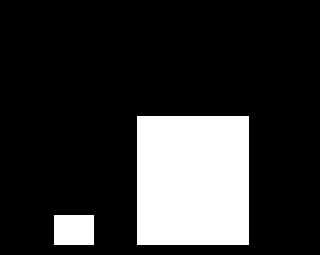
#> input picture debug_img_preproc_top_rectangles.png, 320 x 255 px, found by its file name
$ python get_dim_l.py   (Python 2 division)   (older library calls are emulated)
#> lines starting #> are read from the running program, lines starting #| are printed output that depends on the picture; after the words box and inside, x2 and y2 are one past the last pixel; in counts of white or black regions, pixels touching at a corner belong together
#> further down, img is the input picture: shape (255, 320, 3); 19.2% white; 2 white regions, box (x1, y1, x2, y2) and area: (137, 116, 249, 245) 14448, (54, 215, 94, 245) 1200
### rpi_script/util_image.py
import cv2
from scipy import ndimage

from disable_enable_print import *

def util_rotate_image(image, angle):
    return ndimage.rotate(image, angle, reshape=False)

toShowOutput = True
# [12 lines left out: function util_show_image, not called in this run]

def util_invert_image(img):
    return cv2.bitwise_not(img)


def util_write_image(_title, img):
    cv2.imwrite(_title, img)

def util_crop_image(img, beginX, lenX, beginY, lenY):
    cropped = img[beginY:beginY + lenY, beginX:beginX + lenX]
    return cropped

def util_crop_image(img, beginX, lenX, beginY, lenY):
    cropped = img[beginY:beginY + lenY, beginX:beginX + lenX]
    return cropped

# [4 lines left out: function util_read_as_gray_image, not called in this run]

### rpi_script/get_dim_l.py
# import the necessary packages
from scipy.spatial import distance as dist
from imutils import perspective
from imutils import contours
import numpy as np
import argparse
import imutils
import cv2

toShowOutput = False

from disable_enable_print import *
from util_image import *

def midpoint(ptA, ptB):
    return ((ptA[0] + ptB[0]) * 0.5, (ptA[1] + ptB[1]) * 0.5)

ref_width = 26.8 #VARIES

def get(image):
    # util_show_image('input: get_dim_l', image, 0)
    util_write_image('debug_get_dim_l_input.png',image)

    image = None

    image = cv2.imread('debug_get_dim_l_input.png')

    # gray = cv2.cvtColor(image, cv2.COLOR_BGR2GRAY)
    gray = image
    gray = cv2.GaussianBlur(gray, (7, 7), 0)
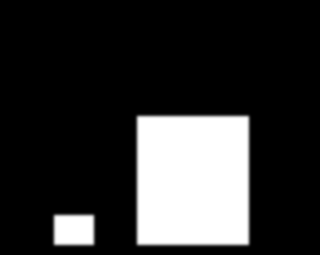
#> gray: shape (255, 320, 3); min 0, max 255, mean 48.9

    # perform edge detection, then perform a dilation + erosion to
    # close gaps in between object edges
    edged = cv2.Canny(gray, 50, 100)
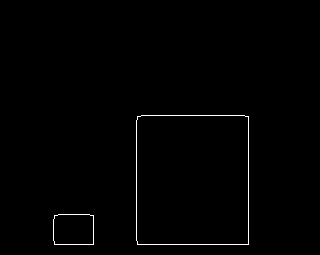
#> edged: shape (255, 320); 0.75% white in thin lines or dots, all inside (x1, y1, x2, y2) = (53, 115, 249, 245)
    edged = cv2.dilate(edged, None, iterations=1)
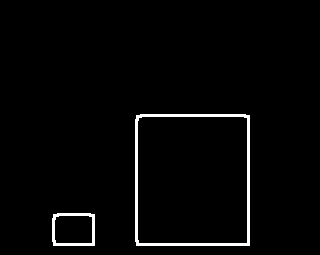
#> edged: shape (255, 320); 2.3% white; 2 white regions
    edged = cv2.erode(edged, None, iterations=1)

    # find contours in the edge map
    cnts = cv2.findContours(edged.copy(), cv2.RETR_EXTERNAL,
        cv2.CHAIN_APPROX_SIMPLE)
#> cnts = 2 contours; box (x1, y1, x2, y2) and area: (136, 115, 249, 245) 14433, (53, 214, 94, 245) 1185
    cnts = cnts[0] if imutils.is_cv2() else cnts[1]

    # sort the contours from left-to-right and initialize the
    # 'pixels per metric' calibration variable
    (cnts, _) = contours.sort_contours(cnts)
    pixelsPerMetric = None

    # loop over the contours individually
    _count = 0
    dimA = dimB = -1
    lastDimA = lastDimB = -1
    for c in cnts:
        # if the contour is not sufficiently large, ignore it
        if cv2.contourArea(c) < 2: #VARIES
            continue

        # compute the rotated bounding box of the contour
        orig = image.copy()
        box = cv2.minAreaRect(c)
        box = cv2.cv.BoxPoints(box) if imutils.is_cv2() else cv2.boxPoints(box)
        box = np.array(box, dtype="int")

        # order the points in the contour such that they appear
        # in top-left, top-right, bottom-right, and bottom-left
        # order, then draw the outline of the rotated bounding
        # box
        box = perspective.order_points(box)
        cv2.drawContours(orig, [box.astype("int")], -1, (0, 255, 0), 2)

        # loop over the original points and draw them
        for (x, y) in box:
            cv2.circle(orig, (int(x), int(y)), 5, (0, 0, 255), -1)

        # unpack the ordered bounding box, then compute the midpoint
        # between the top-left and top-right coordinates, followed by
        # the midpoint between bottom-left and bottom-right coordinates
        (tl, tr, br, bl) = box
        (tltrX, tltrY) = midpoint(tl, tr)
        (blbrX, blbrY) = midpoint(bl, br)

        # compute the midpoint between the top-left and top-right points,
        # followed by the midpoint between the top-righ and bottom-right
        (tlblX, tlblY) = midpoint(tl, bl)
        (trbrX, trbrY) = midpoint(tr, br)

        # draw the midpoints on the image
        cv2.circle(orig, (int(tltrX), int(tltrY)), 5, (255, 0, 0), -1)
        cv2.circle(orig, (int(blbrX), int(blbrY)), 5, (255, 0, 0), -1)
        cv2.circle(orig, (int(tlblX), int(tlblY)), 5, (255, 0, 0), -1)
        cv2.circle(orig, (int(trbrX), int(trbrY)), 5, (255, 0, 0), -1)

        # draw lines between the midpoints
        cv2.line(orig, (int(tltrX), int(tltrY)), (int(blbrX), int(blbrY)),
            (255, 0, 255), 2)
        cv2.line(orig, (int(tlblX), int(tlblY)), (int(trbrX), int(trbrY)),
            (255, 0, 255), 2)

        # compute the Euclidean distance between the midpoints
        dA = dist.euclidean((tltrX, tltrY), (blbrX, blbrY))
        dB = dist.euclidean((tlblX, tlblY), (trbrX, trbrY))

        # if the pixels per metric has not been initialized, then
        # compute it as the ratio of pixels to supplied metric
        # (in this case, inches)
        if pixelsPerMetric is None:
            pixelsPerMetric = dB / ref_width

        # compute the size of the object
        dimA = dA / pixelsPerMetric
        dimB = dB / pixelsPerMetric

        # draw the object sizes on the image
        cv2.putText(orig, "{:.1f}mm".format(dimA),
            (int(tltrX - 15), int(tltrY - 10)), cv2.FONT_HERSHEY_SIMPLEX,
            0.65, (255, 255, 255), 2)
        cv2.putText(orig, "{:.1f}mm".format(dimB),
            (int(trbrX + 10), int(trbrY)), cv2.FONT_HERSHEY_SIMPLEX,
            0.65, (255, 255, 255), 2)

        # show the output image
        util_write_image("debug_result_after_dimension_l_finding.png", orig)  #DEBUG_TRY
        print "L1: %s, L2: %s"%(round(dimA,2), round(dimB,2))
        if (lastDimA > dimA) and (lastDimB > dimB):
            continue

        lastDimA = dimA
        lastDimB = dimB
#> this loop made 2 passes
#> (tl, tr, br, bl, tltrX, tltrY, blbrX, blbrY) on pass 1: ([53, 214], [93, 214], [93, 244], [53, 244], 73, 214, 73, 244)
#> (tl, tr, br, bl, tltrX, tltrY, blbrX, blbrY) on pass 2: ([136, 115], [248, 115], [248, 244], [136, 244], 192, 115, 192, 244)
#| L1: 20.1, L2: 26.8
#| L1: 86.43, L2: 75.04
#> pass 1, in util_write_image (call 2), `cv2.imwrite(_title, img)`:
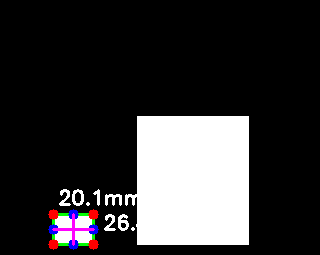
#> saved as debug_result_after_dimension_l_finding.png: shape (255, 320, 3); mean B, G, R 51.1, 50.3, 51.3
#> pass 2, in util_write_image (call 3), `cv2.imwrite(_title, img)`:
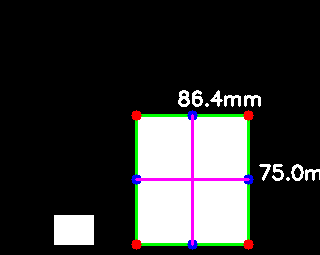
#> saved as debug_result_after_dimension_l_finding.png: shape (255, 320, 3); mean B, G, R 50.4, 51.1, 50.6
#> after the loop, pixelsPerMetric = 1.49
    print "output L1: %s, L2: %s"%(round(lastDimA,2), round(lastDimB,2))
#| output L1: 86.43, L2: 75.04
    return round(lastDimA,2), round(lastDimB,2)
    # return round(dimB,2), round(dimB,2)

if __name__ == '__main__':
    img_path = 'debug_img_preproc_top_rectangles.png' #top
    img = cv2.imread(img_path)
    l1,l2 = get(img)
#> l1 = 86.43; l2 = 75.04

$ run again, with Image.png copied over debug_img_preproc_top_rectangles.png
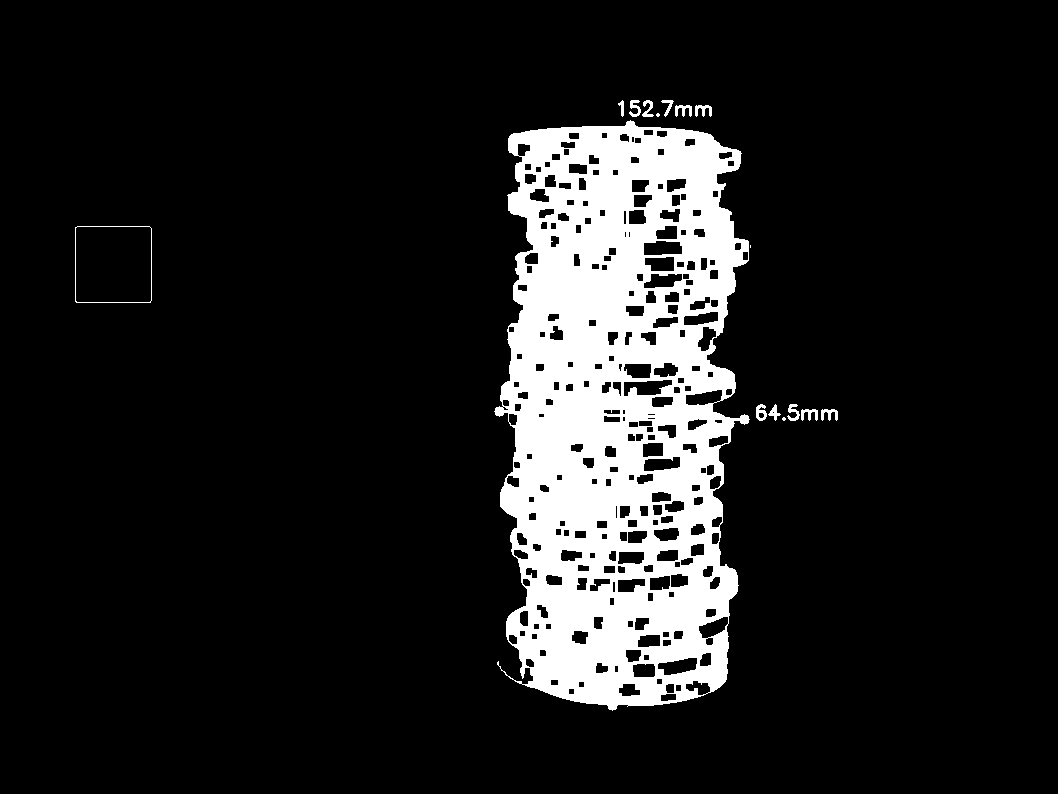
#> input picture Image.png, 1058 x 794 px, found by its file name
#> img is the input picture: shape (794, 1058, 3); 12.1% white; 16 white regions (3 under 20 px), largest, box (x1, y1, x2, y2) and area: (494, 120, 750, 711) 100436, (75, 226, 152, 303) 300, (675, 105, 692, 117) 120
#> in get, `edged = cv2.erode(edged, None, iterations=1)`:
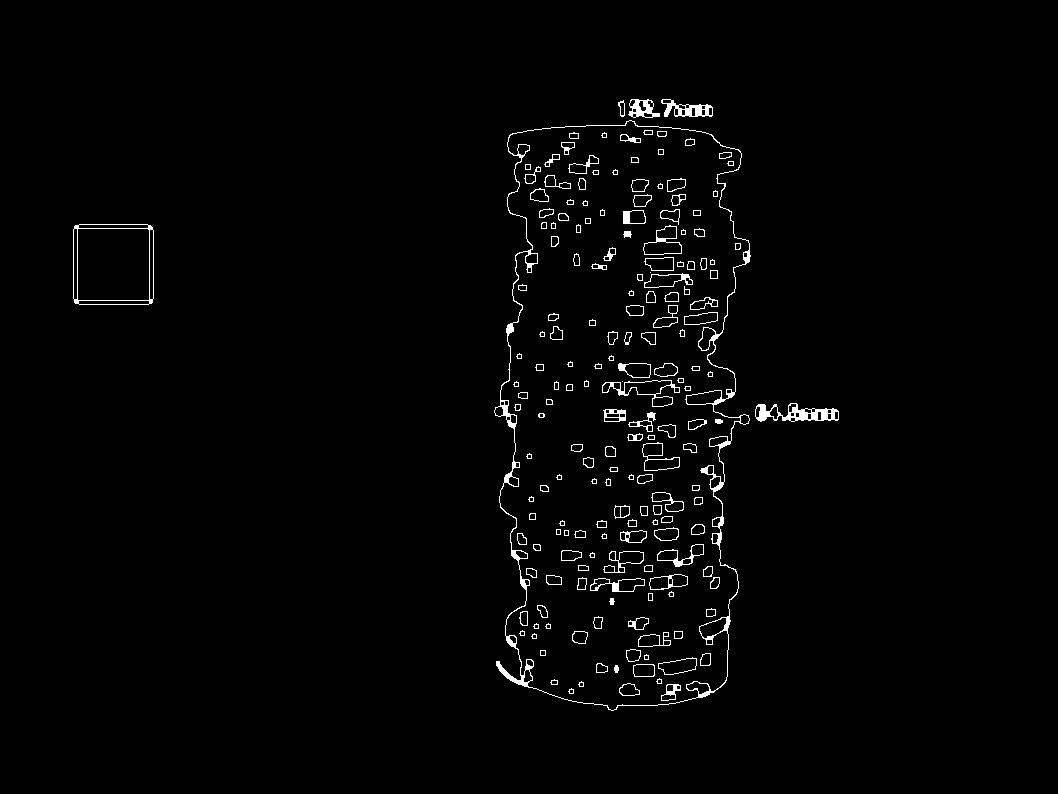
#> edged: shape (794, 1058); 1.7% white in thin lines or dots, all inside (x1, y1, x2, y2) = (73, 99, 839, 711)
#> cnts = 6 contours; box (x1, y1, x2, y2) and area: (494, 120, 751, 711) 122604, (73, 224, 154, 305) 6358, (755, 403, 839, 422) 886, (661, 99, 713, 117) 514, (628, 99, 660, 118) 392, (618, 100, 625, 117) 66
#> the loop in get, `for c in cnts:` made 6 passes
#> (tl, tr, br, bl, tltrX, tltrY, blbrX, blbrY) on pass 1: ([73, 224], [153, 224], [153, 304], [73, 304], 113, 224, 113, 304)
#> (printed output is left out)
#> pass 2, in util_write_image (call 3), `cv2.imwrite(_title, img)`:
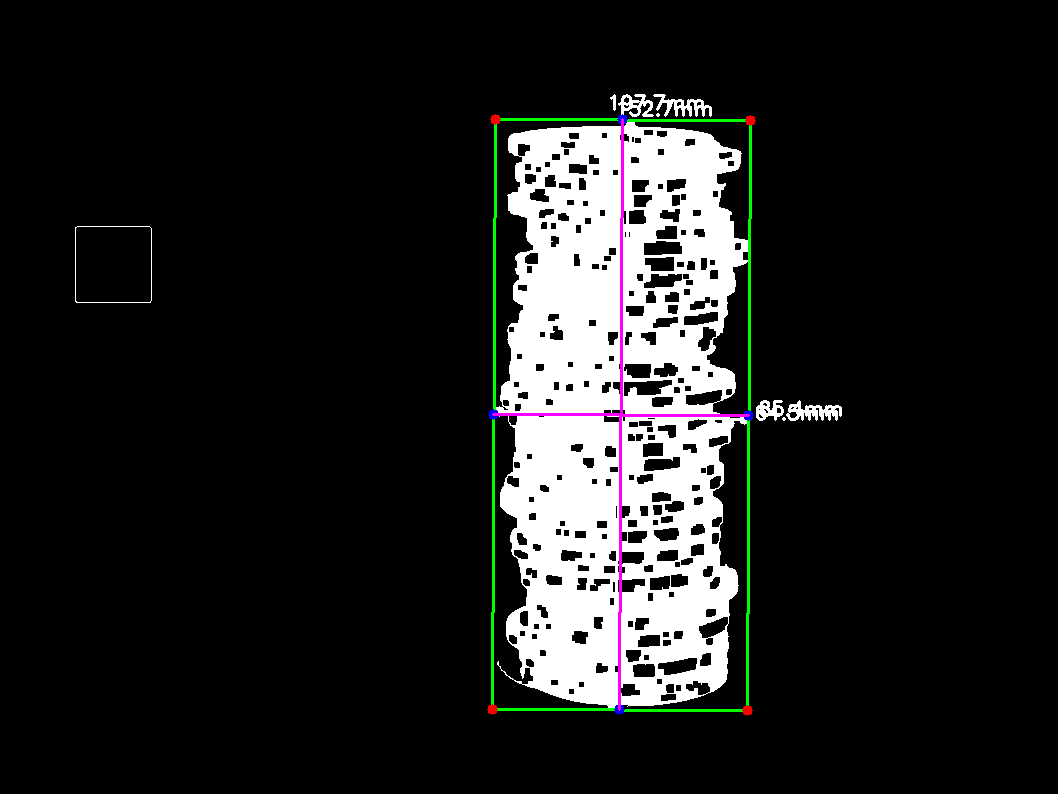
#> saved as debug_result_after_dimension_l_finding.png: shape (794, 1058, 3); mean B, G, R 31.4, 32, 31.4
#> after the loop in get, `for c in cnts:`: pixelsPerMetric = 2.99
#| output L1: 197.65, L2: 85.43
#> l1 = 197.7; l2 = 85.43

$ run again, with Video.png copied over debug_img_preproc_top_rectangles.png
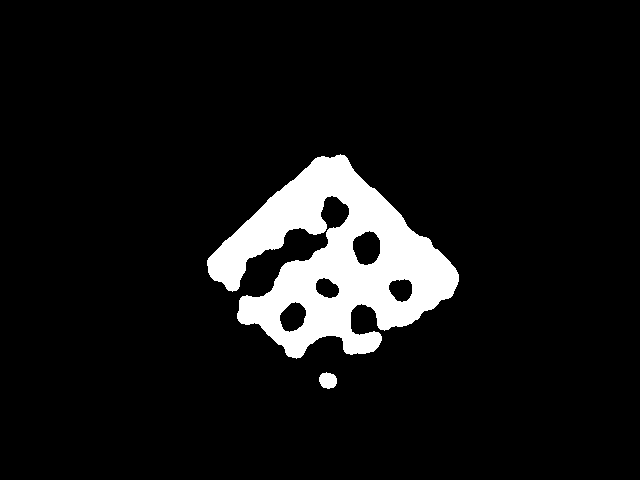
#> input picture Video.png, 640 x 480 px, found by its file name
#> img is the input picture: shape (480, 640, 3); 8.1% white; 2 white regions, box (x1, y1, x2, y2) and area: (207, 154, 459, 359) 24596, (319, 372, 337, 389) 234
#> in get, `edged = cv2.dilate(edged, None, iterations=1)`:
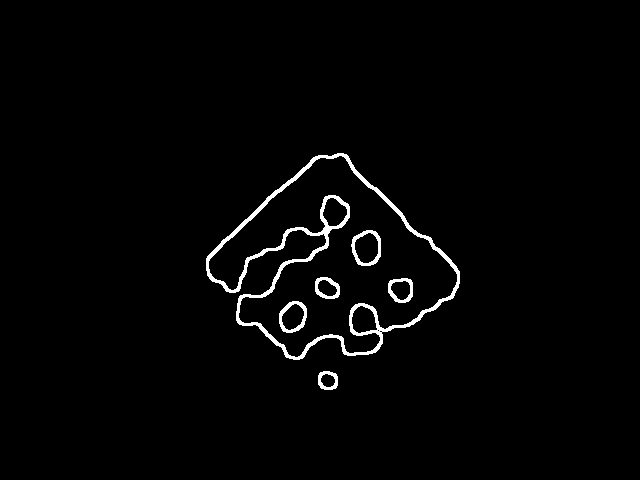
#> edged: shape (480, 640); 1.9% white; 6 white regions, box (x1, y1, x2, y2) and area: (206, 153, 460, 360) 4414, (351, 230, 381, 266) 346, (279, 301, 307, 333) 315, (388, 278, 413, 303) 259, (315, 277, 340, 299) 242, (318, 371, 338, 390) 193
#> cnts = 2 contours; box (x1, y1, x2, y2) and area: (207, 154, 459, 359) 27392, (319, 372, 337, 389) 230
#> the loop in get, `for c in cnts:` made 2 passes
#> (tl, tr, br, bl, tltrX, tltrY, blbrX, blbrY) on pass 1: ([190, 271], [332, 136], [468, 279], [327, 414], 261, 203.5, 397.5, 346.5)
#> (printed output is left out)
#> pass 2, in util_write_image (call 3), `cv2.imwrite(_title, img)`:
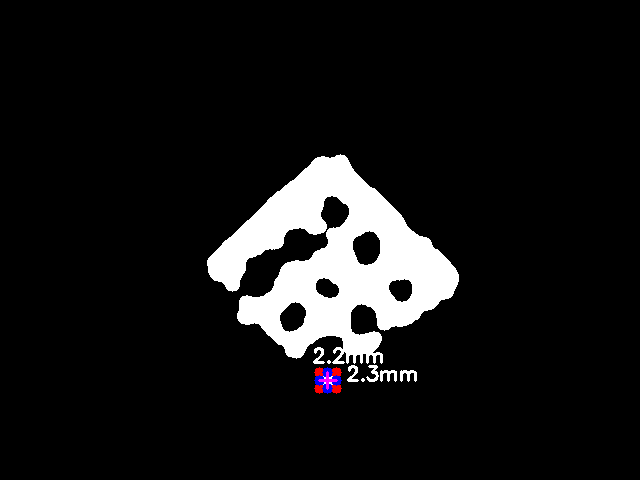
#> saved as debug_result_after_dimension_l_finding.png: shape (480, 640, 3); mean B, G, R 21.5, 21.2, 21.5
#> after the loop in get, `for c in cnts:`: pixelsPerMetric = 7.3
#| output L1: 27.09, L2: 26.8
#> l1 = 27.09; l2 = 26.8
